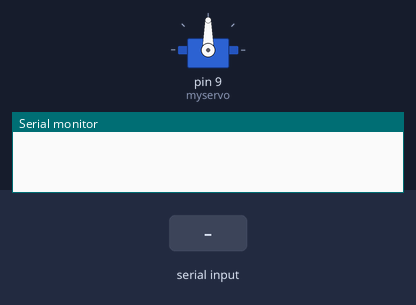
A sketch run on a simulated Arduino Uno, built with avr-gcc and run on an emulated ATmega328P. On the bench: servo, the last lines printed to the serial monitor. Inputs (shaded band) come from the test bench.

Above: at 1.2 s.
1.3 s: "90,45\n" received over Serial
At 3.3 s:
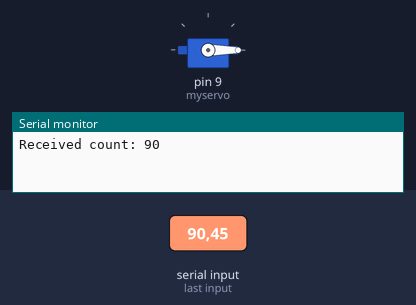
Timing chart, 0 to 10.3 s (numbered marks = the images above; inputs shaded):
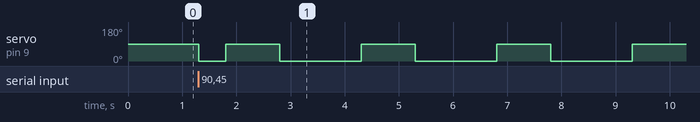

The sketch:

fish_feeder.ino
```cpp
#include <Servo.h>
Servo myservo;

void setup() {
  Serial.begin(9600);
  myservo.attach(9); // change pin if needed
}

void loop() {
  if (Serial.available() > 0) {
    int count = Serial.parseInt(); // read the number sent
    if (count > 0) {
      Serial.print("Received count: ");
      Serial.println(count);
      for (int i = 0; i < count; i++) {
        myservo.write(0);
        delay(500);
        myservo.write(90);  // rotate
        delay(1000);
        myservo.write(0);   // reset
        delay(1000);
      }
    }
  }
}
```

Measured:
- after the input at 1.3 s, servo on pin 9 (myservo): 90° → 0° at once, then repeats every 2.5 s: 90° 1.0 s, 0° 1.5 s
